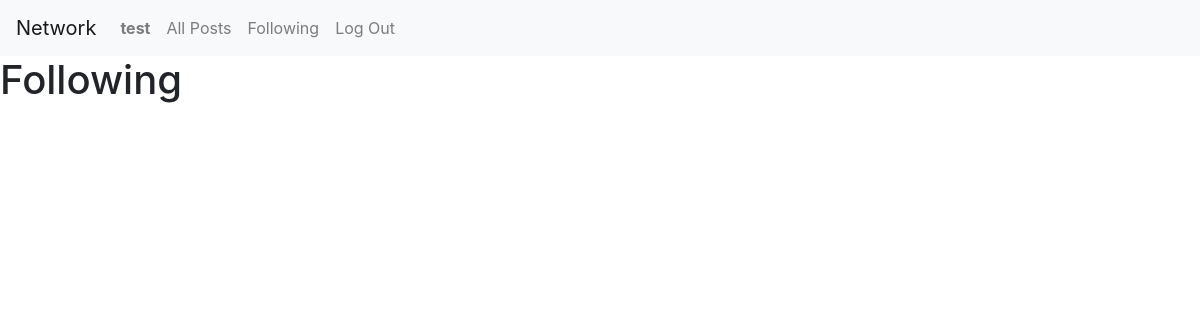
Page /following (signed in) on the earlier database version.
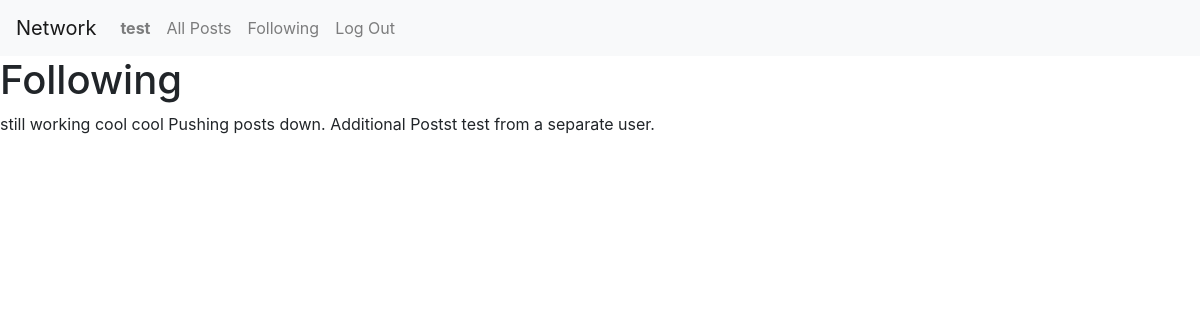
Same page on the later database version.
### network/models.py (models this page shows, shortened)
class Post(models.Model):
    user = models.ForeignKey("User", on_delete=models.CASCADE, related_name="posts")
    body = models.CharField(blank=False, max_length=280)
    timestamp = models.DateTimeField(auto_now_add=True)
    likes = models.PositiveIntegerField(default=0)

### network/views.py (the view)
# urls.py: path("following", views.following, name="following"),
def following(request):
    owner_id = User.objects.get(username=request.user).id
    followers = list(User.objects.filter(follow=owner_id))
    posts = Post.objects.filter(user__in=followers).order_by('-timestamp')
    return render(request, "network/following.html", {
        "posts":posts
    })

### network/templates/network/following.html (shortened to what this page needs)
{% extends "network/layout.html" %}
{% load static %}
{% block body %}
<h1>Following</h1>
{% for post in posts %}
    {{ post.body }}
{% endfor %}
{% endblock %}

Differences in the rows shown:
now on this page (row edited): Post: body "still working"
now on this page (row edited): Post: body "cool cool"
now on this page (row unchanged): Post: body "Pushing posts down."
now on this page (row edited): Post: body "Additional Postst"
now on this page (row unchanged): Post: body "test from a separate user."
